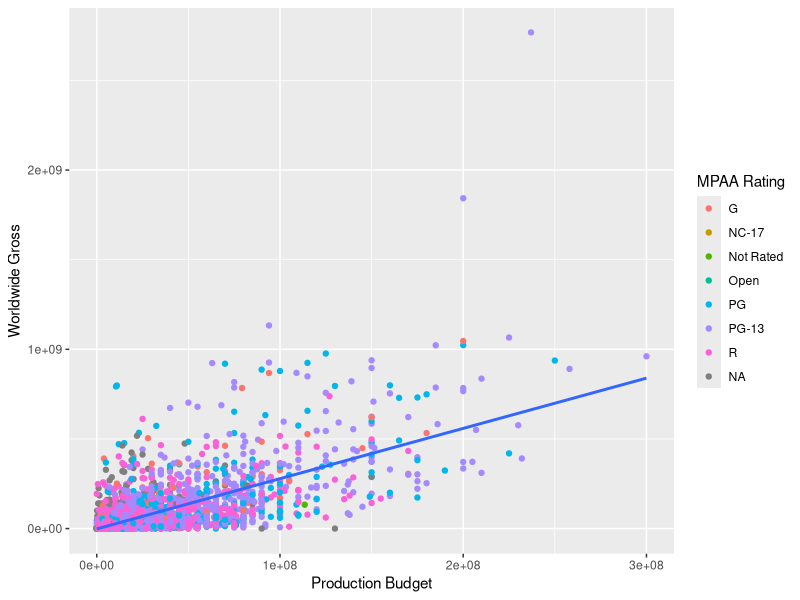

This chart was generated by the following R code:
library(tidyverse)

df <- read_csv("data/movies.csv")
ggplot(df) +
  aes(x = `Production Budget`, y = `Worldwide Gross`) +
  geom_point(aes(color = `MPAA Rating`)) +
  geom_smooth(method = "lm", se = FALSE)
